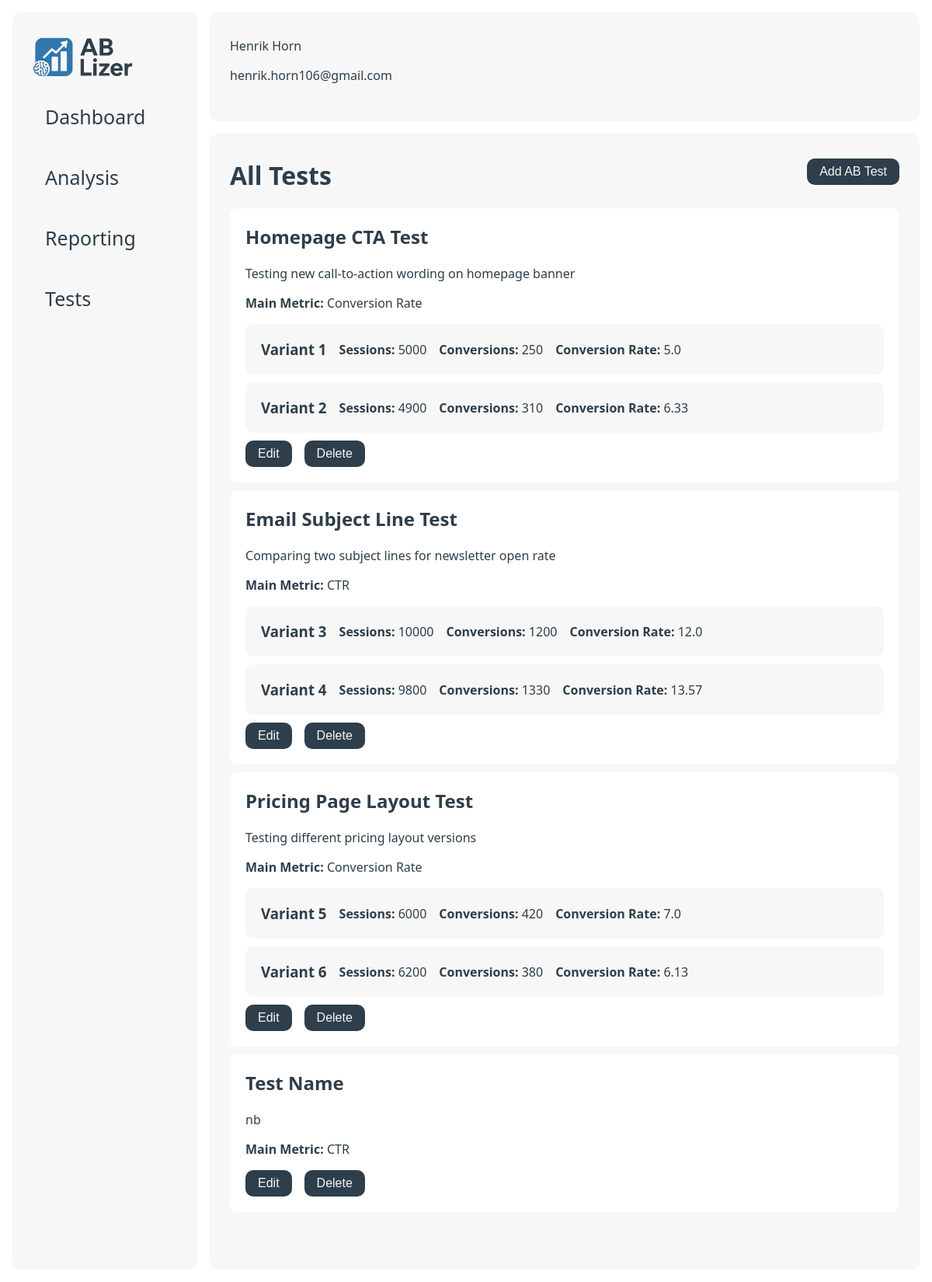
/tests, run on an earlier commit of the app's database.
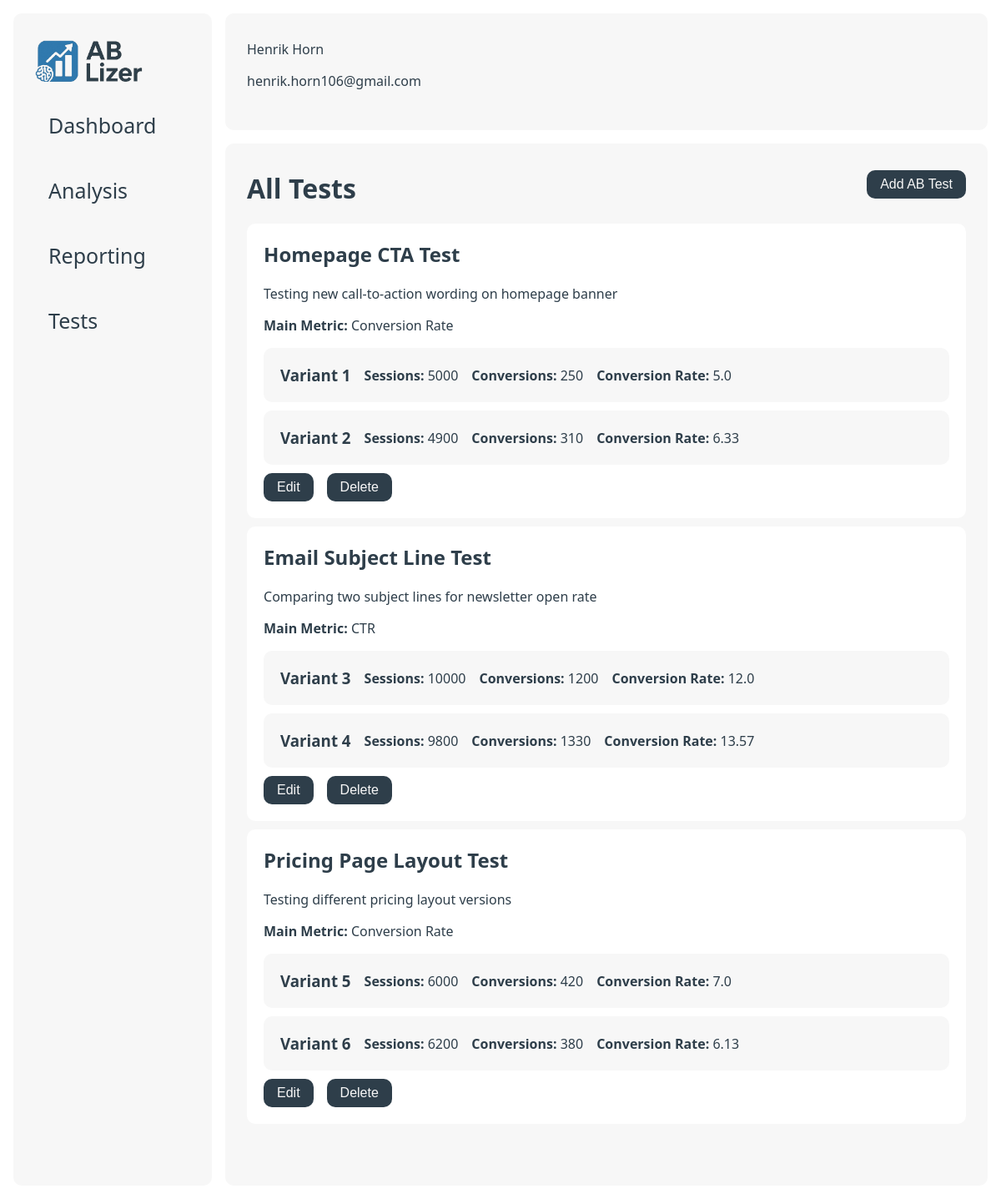
And on a later commit of the database.
### data/models.py (models this page shows)
class ab_tests(db.Model):
    __tablename__ = 'ab_tests'
    id = db.Column(db.Integer, primary_key=True)
    name = db.Column(db.String(255), nullable=False)
    description = db.Column(db.Text, nullable=False)
    metric = db.Column(db.String(255), nullable=False)
    created_at = db.Column(db.DateTime, nullable=False)
    __repr__ = lambda self: f'<Ab_Test {self.id}>'
    __str__ = lambda self: f'{self.id}'

class variants(db.Model):
    __tablename__ = 'variants'
    id = db.Column(db.Integer, primary_key=True)
    test_id = db.Column(db.Integer, db.ForeignKey('ab_tests.id'), nullable=False)
    name = db.Column(db.String(255), nullable=False)
    impressions = db.Column(db.Integer, nullable=False)
    conversions = db.Column(db.Integer, nullable=False)
    conversion_rate = db.Column(db.Float, nullable=False)
    __repr__ = lambda self: f'<Variant {self.id}>'
    __str__ = lambda self: f'{self.id}'

### app.py (the view)
@app.route("/tests")
def tests():
    data = {}
    for test in db_manager.get_ab_tests():
        data[test] = db_manager.get_variants(test.id)
    return render_template("tests.html",
                           user_name=user_name,
                           user_email=user_email,
                           data=data
                           )

### data/db_manager.py (called while the page is built)
    def get_ab_tests(self):
        return ab_tests.query.all()

    def get_variants(self, test_id):
        return variants.query.filter_by(test_id=test_id).all()

### templates/tests.html
{% extends "base.html" %}
{% block content %}
    <div class="hero">
        <h1>All Tests</h1>
        <button class="btn" id="addTestBtn">Add AB Test</button>
    </div>
    <div class="scroll">
        <div class="col-wrapper">
            <div class="card-list">
                {% for test in data %}
                    <div class="card long">
                        <h2><strong>{{ test.name }}</strong></h2>
                        <p>{{ test.description }}</p>
                        <p><strong>Main Metric:</strong> {{ test.metric }}</p>
                        {% for variant in data[test] %}
                            <div class="card long secondary">
                                <div class="row">
                                    <h3>Variant {{ variant }}</h3>
                                    <p><strong>Sessions:</strong> {{ variant.impressions }}</p>
                                    <p><strong>Conversions:</strong> {{ variant.conversions }}</p>
                                    <p><strong>Conversion Rate:</strong> {{ variant.conversion_rate }}</p>
                                </div>
                            </div>
                        {% endfor %}
                        <div class="row">
                            <button class="btn">Edit</button>
                            <form action="{{ url_for('delete_test', test_id=test.id) }}" class="inline-form" method="post">
                                <button class="btn" onclick="return confirm('Delete this test?');" type="submit">
                                    Delete
                                </button>
                            </form>
                        </div>
                    </div>
                {% endfor %}
            </div>
        </div>
    </div>
{% endblock %}

### templates/base.html (shortened to what this page needs)
<!DOCTYPE html>
<html lang="en">
<head>
    <link href="{{ url_for('static', filename='style.css') }}" rel="stylesheet">
</head>
<body>
<div class="main-wrapper">
    <div class="sidenav" id="mySidenav">
        <div class="sidenav-container">
            <a class="logo" href="/"><img src="{{ url_for('static', filename='logo_ab-lizer.png') }}" height="50px"></a>
            <a href="/">
                <div class="tab">Dashboard</div>
            </a>
            <a href="#">
                <div class="tab">Analysis</div>
            </a>
            <a href="#">
                <div class="tab">Reporting</div>
            </a>
            <a href="/tests">
                <div class="tab">Tests</div>
            </a>
        </div>
    </div>
    <div class="wrapper">
        <nav>
            <div class="container">
                <p>{{ user_name }}</p>
                <p>{{ user_email }}</p>
            </div>
        </nav>
        <main class="container">
            {% block content %}{% endblock %}
        </main>
    </div>
</div>
</body>
</html>

### static/style.css (style rules this page uses)
:root { --primary: #2E3E4A; --secondary: #F7F7F7; --accent: #317AAE; --gradient: linear-gradient(180deg, rgba(25, 82, 133, 1) 0%, rgba(49, 122, 174, 1) 100%); --danger: #ef4444; --bg: #ffffff; --radius: 10px; --shadow: 0 2px 8px rgba(30, 41, 59, 0.06); }
* { box-sizing: border-box; }
body { font-family: 'Segoe UI', 'Roboto', Arial, sans-serif; background: var(--bg); margin: 0; padding: 0; }
nav { background: var(--bg); }
main { overflow-y: scroll; }
p { color: var(--primary); }
h1, h2, h3, h4, h5, h6, p { margin-top: 0; color: var(--primary); }
a { color: var(--primary); text-decoration: none; }
.hero { display: flex; justify-content: space-between; align-items: flex-start; }
.main-wrapper { display: flex; padding: 16px; }
.wrapper { width: 100%; height: 100vh; padding-left: 16px; align-self: stretch; gap: 16px; display: flex; flex-direction: column; }
.container { padding: 32px 26px; background: var(--secondary); border-radius: var(--radius); height: 100%; }
.logo { font-size: 1.5rem; font-weight: bold; text-decoration: none; }
button { padding: 8px 16px; border: none; border-radius: var(--radius); font-size: 1rem; cursor: pointer; background: var(--primary); color: var(--secondary); }
.sidenav { width: 300px; background-color: var(--bg); position: static; height: 100vh; overflow-x: hidden; }
.sidenav a { color: var(--primary); text-decoration: none; font-size: 25px; display: block; }
.sidenav .tab { padding: 16px 16px; color: var(--primary); text-decoration: none; font-size: 25px; display: block; transition: 0.3s; border-radius: var(--radius); }
.sidenav-container { display: flex; flex-direction: column; gap: 12px; background-color: var(--secondary); border-radius: var( --radius); padding: 32px 26px; height: 100%; }
.card-list { width: 100%; }
.card { border-radius: var( --radius); padding: 20px; margin-bottom: 10px; width: 200px; background-color: #ffffff; }
.card.secondary { background: var(--secondary); }
.secondary p { margin-bottom: 0; }
.card.long { width: 100%; }
.col-wrapper { display: flex; gap: 16px; flex-wrap: wrap; flex-grow: 0; flex-direction: row; }
.row { display: flex; gap: 16px; flex-wrap: wrap; align-items: center; }
.row h3 { margin: 0; }

What changed in the data, as far as the page shows it:
removed ab_tests: name "Test Name", description "nb", metric "CTR"
